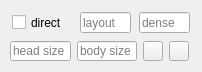
         <widget class="QWidget" name="tab_11">
          <attribute name="title">
           <string>Direct</string>
          </attribute>
          <widget class="QWidget" name="layoutWidget">
           <property name="geometry">
            <rect>
             <x>10</x>
             <y>10</y>
             <width>183</width>
             <height>53</height>
            </rect>
           </property>
           <layout class="QVBoxLayout" name="verticalLayout">
            <item>
             <layout class="QHBoxLayout" name="horizontalLayout_3">
              <item>
               <widget class="QCheckBox" name="directField">
                <property name="minimumSize">
                 <size>
                  <width>60</width>
                  <height>21</height>
                 </size>
                </property>
                <property name="maximumSize">
                 <size>
                  <width>60</width>
                  <height>21</height>
                 </size>
                </property>
                <property name="toolTip">
                 <string>Direction field</string>
                </property>
                <property name="text">
                 <string>direct</string>
                </property>
               </widget>
              </item>
              <item>
               <widget class="QLineEdit" name="dirLNum">
                <property name="minimumSize">
                 <size>
                  <width>51</width>
                  <height>21</height>
                 </size>
                </property>
                <property name="maximumSize">
                 <size>
                  <width>51</width>
                  <height>21</height>
                 </size>
                </property>
                <property name="text">
                 <string/>
                </property>
                <property name="placeholderText">
                 <string>layout</string>
                </property>
               </widget>
              </item>
              <item>
               <widget class="QLineEdit" name="dirLPd">
                <property name="minimumSize">
                 <size>
                  <width>51</width>
                  <height>21</height>
                 </size>
                </property>
                <property name="maximumSize">
                 <size>
                  <width>51</width>
                  <height>21</height>
                 </size>
                </property>
                <property name="placeholderText">
                 <string>dense</string>
                </property>
               </widget>
              </item>
             </layout>
            </item>
            <item>
             <layout class="QHBoxLayout" name="horizontalLayout_4">
              <item>
               <widget class="QLineEdit" name="dirHSize">
                <property name="minimumSize">
                 <size>
                  <width>61</width>
                  <height>20</height>
                 </size>
                </property>
                <property name="maximumSize">
                 <size>
                  <width>61</width>
                  <height>20</height>
                 </size>
                </property>
                <property name="toolTip">
                 <string>dirHSize</string>
                </property>
                <property name="placeholderText">
                 <string>head size</string>
                </property>
               </widget>
              </item>
              <item>
               <widget class="QLineEdit" name="dirBSize">
                <property name="minimumSize">
                 <size>
                  <width>60</width>
                  <height>20</height>
                 </size>
                </property>
                <property name="maximumSize">
                 <size>
                  <width>60</width>
                  <height>20</height>
                 </size>
                </property>
                <property name="toolTip">
                 <string>dirBSize</string>
                </property>
                <property name="placeholderText">
                 <string>body size</string>
                </property>
               </widget>
              </item>
              <item>
               <widget class="QPushButton" name="dirHC">
                <property name="minimumSize">
                 <size>
                  <width>20</width>
                  <height>20</height>
                 </size>
                </property>
                <property name="maximumSize">
                 <size>
                  <width>20</width>
                  <height>20</height>
                 </size>
                </property>
                <property name="text">
                 <string/>
                </property>
               </widget>
              </item>
              <item>
               <widget class="QPushButton" name="dirBC">
                <property name="minimumSize">
                 <size>
                  <width>20</width>
                  <height>20</height>
                 </size>
                </property>
                <property name="maximumSize">
                 <size>
                  <width>20</width>
                  <height>20</height>
                 </size>
                </property>
                <property name="text">
                 <string/>
                </property>
               </widget>
              </item>
             </layout>
            </item>
           </layout>
          </widget>
         </widget>
